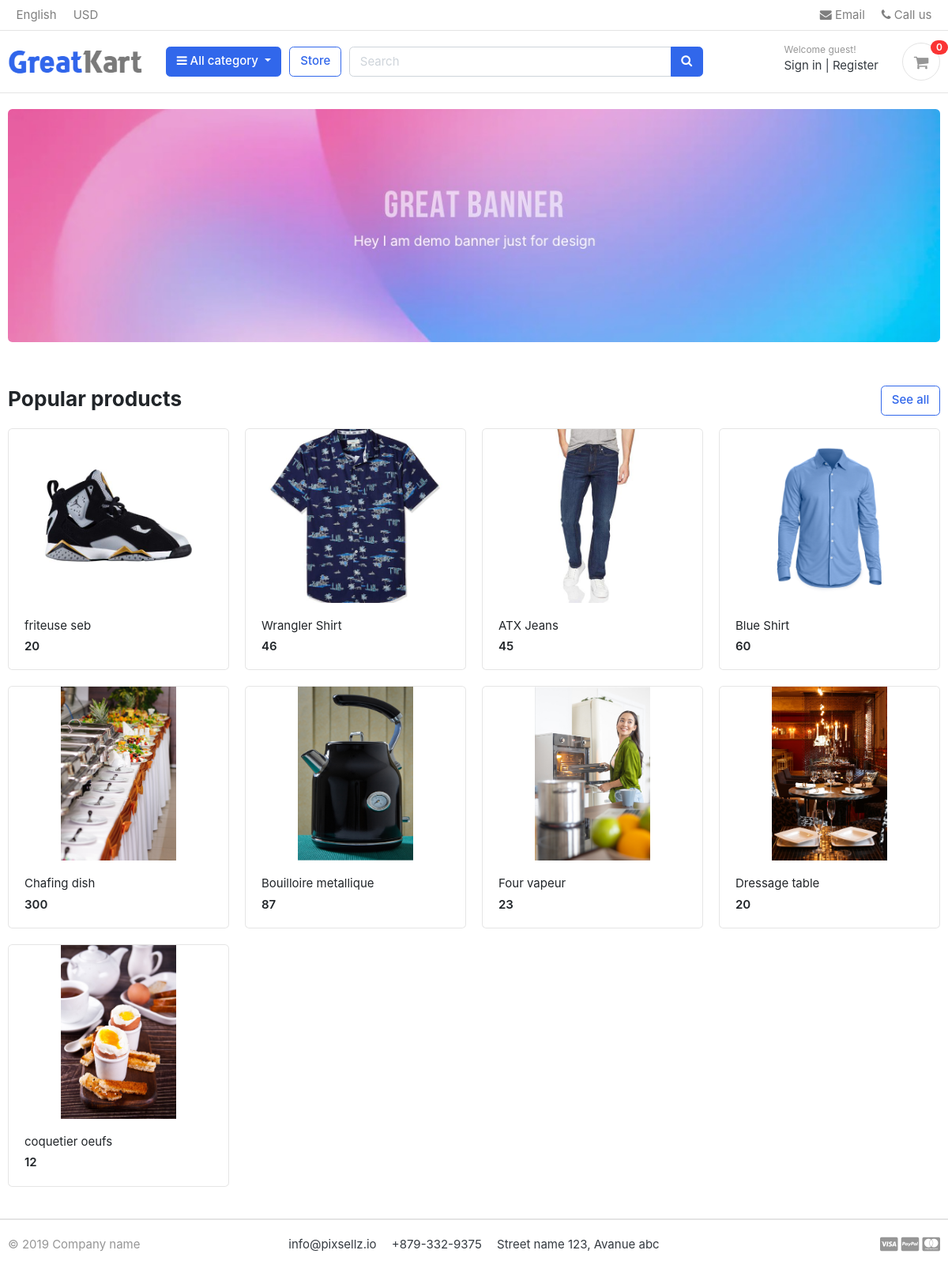
The page / on the database its author committed.
### store/models.py (models this page shows, shortened)
class Product(models.Model):
    product_name    = models.CharField(max_length=200, unique=True)
    slug            = models.SlugField(max_length=200, unique=True)
    description     = models.TextField(max_length=500, blank=True)
    price           = models.IntegerField()
    images          = models.ImageField(upload_to='photos/products')
    stock           = models.IntegerField()
    is_available    = models.BooleanField(default=True)
    category        = models.ForeignKey(Category, on_delete=models.CASCADE)
    created_date    = models.DateTimeField(auto_now_add=True)
    modified_date   = models.DateTimeField(auto_now=True)
    def get_url(self):
        return reverse('product_detail', args=[self.category.slug, self.slug])

### greatkart/views.py (the view)
# urls.py: 2. Add a URL to urlpatterns:  path('', views.home, name='home')
def home(request):
    products = Product.objects.all().filter(is_available=True)
    context = {
        'products' : products,
    }
    return render(request, 'home.html', context)

### carts/context_processors.py (called while the page is built)
def counter(request):
    cart_count = 0
    if 'admin' in request.path:
        return {}
    else:
        try:
            cart = Cart.objects.filter(cart_id=_cart_id(request))
            if request.user.is_authenticated:
                cart_items = CartItem.objects.all().filter(user=request.user)
            else:
                cart_items = CartItem.objects.all().filter(cart=cart[:1])
            for cart_item in cart_items:
                cart_count += cart_item.quantity
        except Cart.DoesNotExist:
            cart_count = 0
    return dict(cart_count=cart_count)

### carts/views.py (called while the page is built)
def _cart_id(request):
    cart = request.session.session_key
    if not cart:
        cart = request.session.create()
    return cart

### category/context_processors.py (called while the page is built)
def menu_links(request):
    links = Category.objects.all()
    return dict(links=links)

### category/models.py (called while the page is built)
    def get_url(self):
        return reverse('products_by_category', args=[self.slug])

### templates/home.html
{% extends 'base.html' %}
{% load static %}
{% block content %}
<section class="section-intro padding-y-sm">
<div class="container">
<div class="intro-banner-wrap">
	<img src="{% static 'images/banners/1.jpg' %}" class="img-fluid rounded">
</div>
</div>
</section>
<section class="section-name padding-y-sm">
<div class="container">
<header class="section-heading">
	<a href="{% url 'store' %}" class="btn btn-outline-primary float-right">See all</a>
	<h3 class="section-title">Popular products</h3>
</header>
<div class="row">
	{% for product in products %}
	<div class="col-md-3">
		<div class="card card-product-grid">
			<a href="{{product.get_url}}" class="img-wrap"> <img src="{{ product.images.url }}"> </a>
			<figcaption class="info-wrap">
				<a href="{{product.get_url}}" class="title">{{ product.product_name }}</a>
				<div class="price mt-1">{{ product.price}}</div>
			</figcaption>
		</div>
	</div>
	{% endfor %}
</div>
</div>
</section>
</body>
</html>
{% endblock %}

### static/css/ui.css (style rules this page uses)
html { font-family: "Inter", sans-serif; font-size: 15px; }
.img-wrap { text-align: center; display: block; }
.img-wrap img { max-width: 100%; }
.padding-y-sm { padding-top: 20px; padding-bottom: 20px; }
.section-heading { margin-bottom: 20px; margin-top: 15px; }
.section-title { color: #212529; }
[class*=card-product] a.title { color: #212529; display: block; }
[class*=card-product] .img-wrap { overflow: hidden; position: relative; }
[class*=card-product] .img-wrap img { height: 100%; max-width: 100%; width: auto; display: inline-block; -o-object-fit: cover; object-fit: cover; }
.card-product-grid { margin-bottom: 20px; }
.card-product-grid .img-wrap { border-radius: 0.2rem 0.2rem 0 0; height: 220px; }
.card-product-grid .info-wrap { overflow: hidden; padding: 18px 20px; }
.card .img-wrap { overflow: hidden; }
.price { font-weight: 600; color: #212529; }

### rows shown on the page
Product: images (picture), product_name "friteuse seb", price "20"
Product: images (picture), product_name "Wrangler Shirt", price "46"
Product: images (picture), product_name "ATX Jeans", price "45"
Product: images (picture), product_name "Blue Shirt", price "60"
Product: images (picture), product_name "Chafing dish", price "300"
Product: images (picture), product_name "Bouilloire metallique", price "87"
Product: images (picture), product_name "Four vapeur", price "23"
Product: images (picture), product_name "Dressage table", price "20"
Product: images (picture), product_name "coquetier oeufs", price "12"

### other values the page prints
{{ cart_count }} "0"
